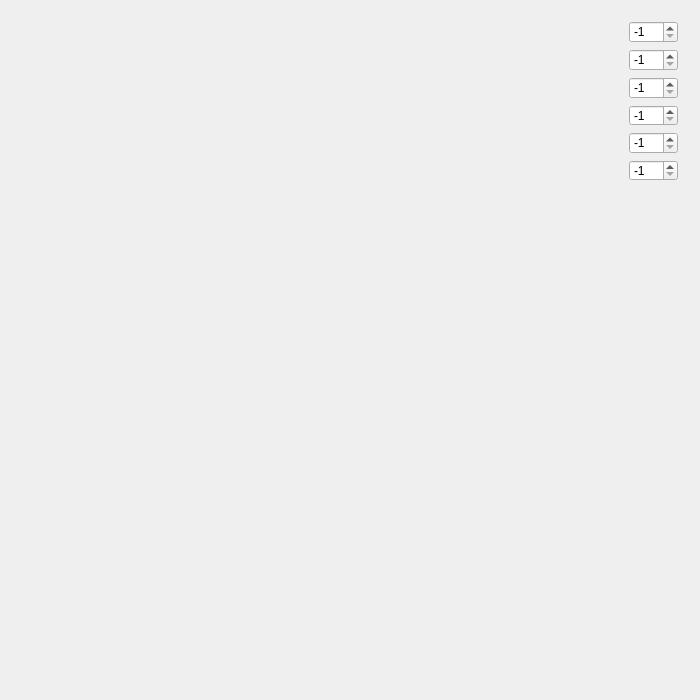
<?xml version="1.0" encoding="UTF-8"?>
<ui version="4.0">
 <class>MainWindow</class>
 <widget class="QMainWindow" name="MainWindow">
  <property name="geometry">
   <rect>
    <x>0</x>
    <y>0</y>
    <width>700</width>
    <height>700</height>
   </rect>
  </property>
  <property name="windowTitle">
   <string>MainWindow</string>
  </property>
  <widget class="QWidget" name="centralWidget">
   <widget class="Drawer" name="widget" native="true">
    <property name="geometry">
     <rect>
      <x>0</x>
      <y>0</y>
      <width>700</width>
      <height>700</height>
     </rect>
    </property>
    <widget class="QWidget" name="layoutWidget">
     <property name="geometry">
      <rect>
       <x>618</x>
       <y>10</y>
       <width>71</width>
       <height>182</height>
      </rect>
     </property>
     <layout class="QVBoxLayout" name="verticalLayout_4">
      <item>
       <layout class="QVBoxLayout" name="verticalLayout">
        <item>
         <widget class="QSpinBox" name="sb1_red">
          <property name="minimum">
           <number>-1</number>
          </property>
          <property name="value">
           <number>-1</number>
          </property>
         </widget>
        </item>
        <item>
         <widget class="QSpinBox" name="sb1_yellow">
          <property name="minimum">
           <number>-1</number>
          </property>
          <property name="value">
           <number>-1</number>
          </property>
         </widget>
        </item>
       </layout>
      </item>
      <item>
       <layout class="QVBoxLayout" name="verticalLayout_2">
        <item>
         <widget class="QSpinBox" name="sb2_red">
          <property name="minimum">
           <number>-1</number>
          </property>
          <property name="value">
           <number>-1</number>
          </property>
         </widget>
        </item>
        <item>
         <widget class="QSpinBox" name="sb2_green">
          <property name="minimum">
           <number>-1</number>
          </property>
          <property name="value">
           <number>-1</number>
          </property>
         </widget>
        </item>
       </layout>
      </item>
      <item>
       <layout class="QVBoxLayout" name="verticalLayout_3">
        <item>
         <widget class="QSpinBox" name="sb3_yellow">
          <property name="minimum">
           <number>-1</number>
          </property>
          <property name="value">
           <number>-1</number>
          </property>
         </widget>
        </item>
        <item>
         <widget class="QSpinBox" name="sb3_green">
          <property name="minimum">
           <number>-1</number>
          </property>
          <property name="value">
           <number>-1</number>
          </property>
         </widget>
        </item>
       </layout>
      </item>
     </layout>
    </widget>
   </widget>
  </widget>
 </widget>
 <layoutdefault spacing="6" margin="11"/>
 <customwidgets>
  <customwidget>
   <class>Drawer</class>
   <extends>QWidget</extends>
   <header>drawer.hpp</header>
   <container>1</container>
  </customwidget>
 </customwidgets>
 <resources/>
 <connections/>
</ui>
